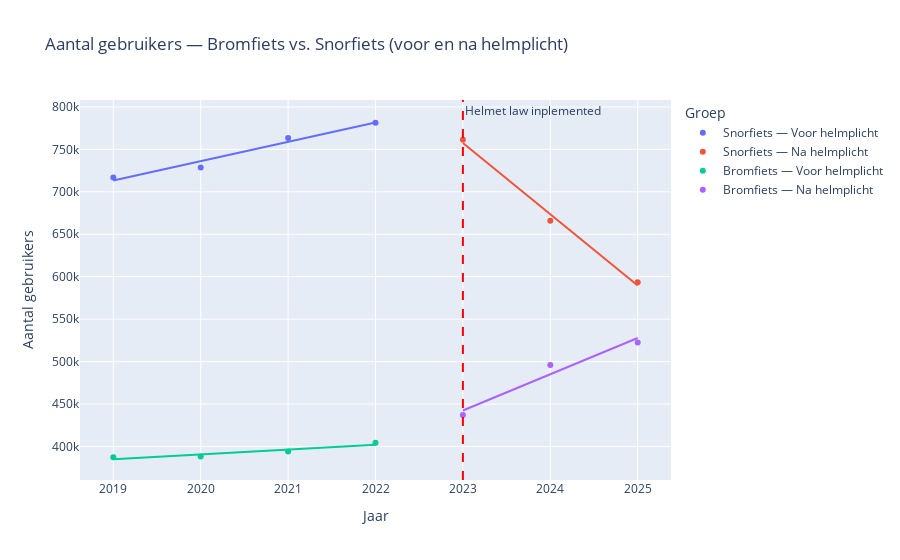

This figure's notebook cell:
### Markdown cell above
# Trendlijn gesplits met voor en na invoer helmplicht

### Code cell
# 1) Jouw df -> long
long = df.melt(id_vars="Year",
               value_vars=["Snorfiets", "Bromfiets"],
               var_name="Serie", value_name="Aantal")

# 2) Zorg dat Year/Aantal numeriek zijn
long["Year"] = pd.to_numeric(long["Year"], errors="coerce")
long["Aantal"] = pd.to_numeric(long["Aantal"], errors="coerce")

# 3) Periode-labels + gecombineerde groep
long["Periode"] = np.where(long["Year"] <= 2022, "Voor helmplicht", "Na helmplicht")
long["Groep"] = long["Serie"] + " — " + long["Periode"]

# 4) Plot met OLS-trendlijnen per groep
fig = px.scatter(
    long,
    x="Year", y="Aantal",
    color="Groep",               # 4 groepen => 4 trendlijnen
    trendline="ols",
    trendline_scope="trace",     # per kleur-trace
    labels={"Year": "Jaar", "Aantal": "Aantal gebruikers"},
    title="Aantal gebruikers — Bromfiets vs. Snorfiets (voor en na helmplicht)"
)
fig.add_vline(x=2023, line_dash="dash", line_color="red",
              annotation_text="Helmet law inplemented ", annotation_position="top right")


fig.update_layout(xaxis=dict(dtick=1))
fig.show()

### Figure 1 — Plotly figure (JSON) as saved in the notebook; plotly's stock layout.template omitted (floating-point values rounded to 4 significant figures)
{"data": [{"hovertemplate": "Groep=Snorfiets — Voor helmplicht<br>Jaar=%{x}<br>Aantal gebruikers=%{y}<extra></extra>", "legendgroup": "Snorfiets — Voor helmplicht", "marker": {"color": "#636efa", "symbol": "circle"}, "mode": "markers", "name": "Snorfiets — Voor helmplicht", "orientation": "v", "showlegend": true, "type": "scatter", "x": [2019, 2020, 2021, 2022], "xaxis": "x", "y": [716917, 728644, 763342, 781353], "yaxis": "y"}, {"hovertemplate": "<b>OLS trendline</b><br>Aantal = 22800.6 * Year + -4.5321e+07<br>R<sup>2</sup>=0.967070<br><br>Groep=Snorfiets — Voor helmplicht<br>Jaar=%{x}<br>Aantal gebruikers=%{y} <b>(trend)</b><extra></extra>", "legendgroup": "Snorfiets — Voor helmplicht", "marker": {"color": "#636efa", "symbol": "circle"}, "mode": "lines", "name": "Snorfiets — Voor helmplicht", "showlegend": false, "type": "scatter", "x": [2019, 2020, 2021, 2022], "xaxis": "x", "y": [713400.0, 736200.0, 759000.0, 781800.0], "yaxis": "y"}, {"hovertemplate": "Groep=Snorfiets — Na helmplicht<br>Jaar=%{x}<br>Aantal gebruikers=%{y}<extra></extra>", "legendgroup": "Snorfiets — Na helmplicht", "marker": {"color": "#EF553B", "symbol": "circle"}, "mode": "markers", "name": "Snorfiets — Na helmplicht", "orientation": "v", "showlegend": true, "type": "scatter", "x": [2023, 2024, 2025], "xaxis": "x", "y": [761219, 665809, 593364], "yaxis": "y"}, {"hovertemplate": "<b>OLS trendline</b><br>Aantal = -83927.5 * Year + 1.70543e+08<br>R<sup>2</sup>=0.993799<br><br>Groep=Snorfiets — Na helmplicht<br>Jaar=%{x}<br>Aantal gebruikers=%{y} <b>(trend)</b><extra></extra>", "legendgroup": "Snorfiets — Na helmplicht", "marker": {"color": "#EF553B", "symbol": "circle"}, "mode": "lines", "name": "Snorfiets — Na helmplicht", "showlegend": false, "type": "scatter", "x": [2023, 2024, 2025], "xaxis": "x", "y": [757400.0, 673500.0, 589500.0], "yaxis": "y"}, {"hovertemplate": "Groep=Bromfiets — Voor helmplicht<br>Jaar=%{x}<br>Aantal gebruikers=%{y}<extra></extra>", "legendgroup": "Bromfiets — Voor helmplicht", "marker": {"color": "#00cc96", "symbol": "circle"}, "mode": "markers", "name": "Bromfiets — Voor helmplicht", "orientation": "v", "showlegend": true, "type": "scatter", "x": [2019, 2020, 2021, 2022], "xaxis": "x", "y": [387331, 388345, 393991, 404282], "yaxis": "y"}, {"hovertemplate": "<b>OLS trendline</b><br>Aantal = 5649.9 * Year + -1.10221e+07<br>R<sup>2</sup>=0.881209<br><br>Groep=Bromfiets — Voor helmplicht<br>Jaar=%{x}<br>Aantal gebruikers=%{y} <b>(trend)</b><extra></extra>", "legendgroup": "Bromfiets — Voor helmplicht", "marker": {"color": "#00cc96", "symbol": "circle"}, "mode": "lines", "name": "Bromfiets — Voor helmplicht", "showlegend": false, "type": "scatter", "x": [2019, 2020, 2021, 2022], "xaxis": "x", "y": [385000.0, 390700.0, 396300.0, 402000.0], "yaxis": "y"}, {"hovertemplate": "Groep=Bromfiets — Na helmplicht<br>Jaar=%{x}<br>Aantal gebruikers=%{y}<extra></extra>", "legendgroup": "Bromfiets — Na helmplicht", "marker": {"color": "#ab63fa", "symbol": "circle"}, "mode": "markers", "name": "Bromfiets — Na helmplicht", "orientation": "v", "showlegend": true, "type": "scatter", "x": [2023, 2024, 2025], "xaxis": "x", "y": [436996, 496052, 522372], "yaxis": "y"}, {"hovertemplate": "<b>OLS trendline</b><br>Aantal = 42688 * Year + -8.59154e+07<br>R<sup>2</sup>=0.953282<br><br>Groep=Bromfiets — Na helmplicht<br>Jaar=%{x}<br>Aantal gebruikers=%{y} <b>(trend)</b><extra></extra>", "legendgroup": "Bromfiets — Na helmplicht", "marker": {"color": "#ab63fa", "symbol": "circle"}, "mode": "lines", "name": "Bromfiets — Na helmplicht", "showlegend": false, "type": "scatter", "x": [2023, 2024, 2025], "xaxis": "x", "y": [442500.0, 485100.0, 527800.0], "yaxis": "y"}], "layout": {"annotations": [{"showarrow": false, "text": "Helmet law inplemented ", "x": 2023, "xanchor": "left", "xref": "x", "y": 1, "yanchor": "top", "yref": "y domain"}], "legend": {"title": {"text": "Groep"}, "tracegroupgap": 0}, "shapes": [{"line": {"color": "red", "dash": "dash"}, "type": "line", "x0": 2023, "x1": 2023, "xref": "x", "y0": 0, "y1": 1, "yref": "y domain"}], "title": {"text": "Aantal gebruikers — Bromfiets vs. Snorfiets (voor en na helmplicht)"}, "xaxis": {"anchor": "y", "domain": [0, 1], "dtick": 1, "title": {"text": "Jaar"}}, "yaxis": {"anchor": "x", "domain": [0, 1], "title": {"text": "Aantal gebruikers"}}}}
